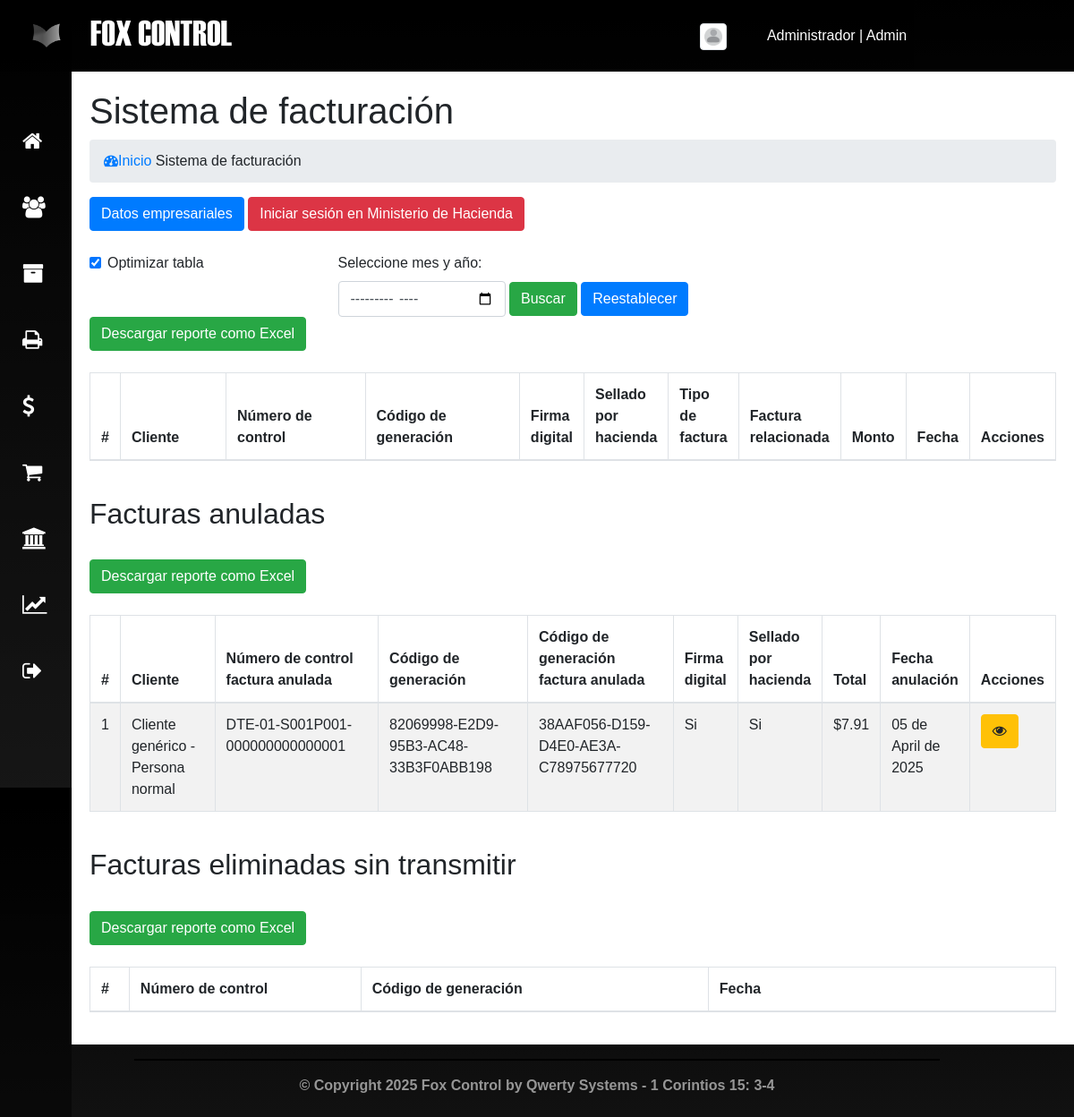
The page /FOX-CONTROL/contabilidad (signed in) on the database its author committed.
### tables this page shows
CREATE TABLE `anuladas` (
  `id` int(11) NOT NULL,
  `codigoGeneracion` text NOT NULL,
  `fecEmi` date NOT NULL,
  `horEmi` time NOT NULL,
  `facturaRelacionada` text NOT NULL,
  `motivoAnulacion` text NOT NULL,
  `firmaDigital` text NOT NULL,
  `sello` text NOT NULL
);

CREATE TABLE `clientes` (
  `id` int(11) NOT NULL,
  `nombre` text NOT NULL,
  `NIT` text NOT NULL,
  `DUI` text NOT NULL,
  `NRC` text NOT NULL,
  `direccion` text NOT NULL,
  `departamento` text NOT NULL,
  `municipio` text NOT NULL,
  `correo` text NOT NULL,
  `telefono` text NOT NULL,
  `tipo_cliente` text NOT NULL,
  `codActividad` text NOT NULL,
  `descActividad` text NOT NULL,
  `codPais` text NOT NULL,
  `nombrePais` text NOT NULL,
  `tipoPersona` int(11) NOT NULL
);

CREATE TABLE `facturas_locales` (
  `id` int(11) NOT NULL,
  `id_cliente` text NOT NULL,
  `productos` text NOT NULL,
  `firmaDigital` text NOT NULL,
  `total` double NOT NULL,
  `totalSinIva` double NOT NULL,
  `abonado` double NOT NULL,
  `tipoDte` text NOT NULL,
  `horEmi` time NOT NULL,
  `fecEmi` date NOT NULL,
  `condicionOperacion` int(11) NOT NULL,
  `recintoFiscal` text NOT NULL,
  `regimen` text NOT NULL,
  `modoTransporte` int(11) NOT NULL,
  `seguro` double NOT NULL,
  `flete` double NOT NULL,
  `idMotorista` int(11) NOT NULL,
  `idFacturaRelacionada` text NOT NULL,
  `numeroControl` text NOT NULL,
  `codigoGeneracion` text NOT NULL,
  `sello` text NOT NULL,
  `notaRemision` text NOT NULL,
  `estado` text NOT NULL,
  `modo` text NOT NULL,
  `tipo_contingencia` int(11) NOT NULL,
  `motivo_contingencia` text NOT NULL,
  `evento_contingencia` text NOT NULL,
  `id_vendedor` int(11) NOT NULL,
  `id_usuario` int(11) NOT NULL,
  `json_guardado` text NOT NULL,
  `orden_compra` text NOT NULL,
  `incoterm` text NOT NULL,
  `origen` text NOT NULL,
  `gran_contribuyente` text NOT NULL,
  `venta_cif` text NOT NULL,
  `venta_fob` text NOT NULL,
  `arancel` text NOT NULL,
  `periodo` text NOT NULL
);

### FOX-CONTROL/controladores/plantilla.controlador.php (called while the page is built)
<?php
class ControladorPlantilla{
	static public function ctrPlantilla(){
		include "vistas/plantilla.php";
	}
}

### FOX-CONTROL/index.php (called while the page is built, shortened)
<?php
require_once "controladores/plantilla.controlador.php";
require_once "controladores/usuarios.controlador.php";
require_once "controladores/clientes.controlador.php";
require_once "controladores/facturas.controlador.php";
require_once "controladores/ordenes.controlador.php";
require_once "modelos/clientes.modelo.php";
require_once "modelos/facturas.modelo.php";
$plantilla = new ControladorPlantilla();
$plantilla -> ctrPlantilla();

### FOX-CONTROL/controladores/facturas.controlador.php (called while the page is built, shortened)
<?php
class ControladorFacturas{
	static public function ctrMostrarFacturas($item, $valor, $orden, $optimizacion){
		$tabla = "facturas_locales";
		if($optimizacion == "si"){
			$respuesta = ModeloFacturas::MdlMostrarFacturasOptimizadas($tabla, $item, $valor, $orden);
		} else {
			$respuesta = ModeloFacturas::MdlMostrarFacturas($tabla, $item, $valor, $orden);
		}
		return $respuesta;
	}
	static public function ctrMostrarAnulaciones($item, $valor, $orden, $optimizacion){
		$tabla = "anuladas";
		if($optimizacion == "si"){
			$respuesta = ModeloFacturas::mdlMostrarFacturasOptimizadas($tabla, $item, $valor, $orden);
		} else {
			$respuesta = ModeloFacturas::MdlMostrarFacturas($tabla, $item, $valor, $orden);
		}
		return $respuesta;
	}
}

### FOX-CONTROL/modelos/conexion.php (called while the page is built, shortened)
<?php
class Conexion{
	static public function conectar(){
		$link = new PDO("mysql:host=localhost;dbname=fox_control",
			            "root",
			            "");
		$link->exec("set names utf8");
		return $link;
	}
}

### FOX-CONTROL/modelos/facturas.modelo.php (called while the page is built, shortened)
<?php
require_once "conexion.php";
class ModeloFacturas{
	static public function mdlMostrarFacturasOptimizadas($tabla, $item, $valor, $orden){
		if($item != null){
			$stmt = Conexion::conectar()->prepare("SELECT * FROM $tabla WHERE $item = :$item ORDER BY id DESC LIMIT 10");
			$stmt -> bindParam(":".$item, $valor, PDO::PARAM_STR);
			$stmt -> execute();
			return $stmt -> fetch();
		}else{
			$stmt = Conexion::conectar()->prepare("SELECT * FROM $tabla ORDER BY id DESC LIMIT 10");
			$stmt -> execute();
			return $stmt -> fetchAll();
		}
	}
}

### FOX-CONTROL/controladores/clientes.controlador.php (called while the page is built, shortened)
<?php
class ControladorClientes{
	static public function ctrMostrarClientes($item, $valor, $orden){
		$tabla = "clientes";
		$respuesta = ModeloClientes::MdlMostrarClientes($tabla, $item, $valor, $orden);
		return $respuesta;
	}
}

### FOX-CONTROL/modelos/clientes.modelo.php (called while the page is built, shortened)
<?php
require_once "conexion.php";
class ModeloClientes{
	static public function mdlMostrarClientes($tabla, $item, $valor, $orden){
		if($item != null){
			$stmt = Conexion::conectar()->prepare("SELECT * FROM $tabla WHERE $item = :$item ORDER BY id DESC");
			$stmt -> bindParam(":".$item, $valor, PDO::PARAM_STR);
			$stmt -> execute();
			return $stmt -> fetch();
		}else{
			$stmt = Conexion::conectar()->prepare("SELECT * FROM $tabla ORDER BY $orden DESC");
			$stmt -> execute();
			return $stmt -> fetchAll();
		}
	}
}

### FOX-CONTROL/vistas/modulos/contabilidad.php (the view, shortened to what this page needs)
<div class="main-content content-wrapper">
  <section class="content-header">
    <h1>
      Sistema de facturación
    </h1>
    <ol class="breadcrumb">
      <li><a href="inicio"><i class="fa fa-dashboard"></i>Inicio </a></li>
      <li class="active">&nbsp;Sistema de facturación</li>
    </ol>
  </section>
  <section class="content">
    <div class="box">
      <div class="box-header with-border">
      <button class="btn btn-primary btnEditarEmpresarial" data-toggle="modal" data-target="#modalDatosEmpresariales">
          Datos empresariales
        </button>
        <?php
            if($_SESSION["tokenInicioSesionMh"] == ""){
                echo '<button class="btn btn-danger btnIniciarSesionMh">
                          Iniciar sesión en Ministerio de Hacienda
                    </button>';
            } else {
              echo '<button class="btn btn-success">
                    Inicio de sesión MH correcto
                  </button>';
            }
        ?>
<br><br>
      </div>
      <div class="row">
          <div class="col-xl-3 col-xs-12">
              <?php
                  if(!isset($_GET["optimizar"]) && !isset($_GET["fechaOptimizada"])){
                    $optimizacion = "si";
                    echo "<div class='form-check form-switch'>
                      <input class='form-check-input' type='checkbox' role='switch' id='flexSwitchCheckChecked' onclick=\"location.href='index.php?ruta=contabilidad&optimizar=no'\" checked>
                      <label class='form-check-label' for='flexSwitchCheckChecked'>Optimizar tabla</label>
                    </div>";
                  } else {
                    $optimizacion = "no";
                    echo "<div class='form-check form-switch'>
                      <input class='form-check-input' type='checkbox' role='switch' id='flexSwitchCheckChecked' onclick=\"location.href='contabilidad'\">
                      <label class='form-check-label' for='flexSwitchCheckChecked'>Optimizar tabla</label>
                    </div>";
                  }
              ?>
          </div>
          <div class="col-xl-3 col-xs-12">
              <form method="GET" action="index.php">
                <label for="mes_anio">Seleccione mes y año:</label>
                <div class="d-flex align-items-center gap-2">
                  <input class="form-control" type="month" id="fechaOptimizada" name="fechaOptimizada" required>&nbsp;
                  <button class="btn btn-success" type="submit">Buscar</button>&nbsp;
                  <button class="btn btn-primary" onclick="location.href='contabilidad'" type="submit">Reestablecer</button>
                </div>
              </form>
          </div>
      </div>
      <div class="box-body">
      <button class="btn btn-success" onclick="notasExcel()">Descargar reporte como Excel</button><br><br>
       <table class="table table-bordered table-striped dt-responsive tablas" id="notasExcel" width="100%">
        <thead>
         <tr>
           <th style="width:10px">#</th>
           <th style="width:200px">Cliente</th>
           <th style="width:300px">Número de control</th>
           <th style="width:300px">Código de generación</th>
           <th style="width:20px !important">Firma digital</th>
           <th style="width:50px !important">Sellado por hacienda</th>
           <th>Tipo de factura</th>
           <th>Factura relacionada</th>
           <th>Monto</th>
           <th>Fecha</th>
           <th>Acciones</th>
         </tr>
        </thead>
        <?php
        $item = null;
        $valor = null;
        $orden = "fecEmi";
        if(isset($_GET["fechaOptimizada"])){
          $facturas = ControladorFacturas::ctrMostrarFacturasFechaOptimizada($_GET["fechaOptimizada"]);
        } else {
          $facturas = ControladorFacturas::ctrMostrarFacturas($item, $valor, $orden, $optimizacion);
        }
        ?>
       </table>
        <br><h2>Facturas anuladas</h2><br>
        <button class="btn btn-success" onclick="anuladasExcel()">Descargar reporte como Excel</button><br><br>
        <table class="table table-bordered table-striped dt-responsive tablas" id="anuladasExcel" width="100%">
          <thead>
            <tr>
              <th style="width:10px">#</th>
              <th style="width:200px">Cliente</th>
              <th style="width:300px">Número de control factura anulada</th>
              <th style="width:300px">Código de generación</th>
              <th style="width:300px">Código de generación factura anulada</th>
              <th style="width:20px !important">Firma digital</th>
              <th style="width:50px !important">Sellado por hacienda</th>
              <th>Total</th>
              <th>Fecha anulación</th>
              <th>Acciones</th>
            </tr>
          </thead>
          <tbody>
          <?php
          $item = null;
          $valor = null;
          $orden = "fecEmi";
          if(isset($_GET["fechaOptimizada"])){
            $facturas = ControladorFacturas::ctrMostrarAnulacionesFechaOptimizada($_GET["fechaOptimizada"]);
          } else {
            $facturas = ControladorFacturas::ctrMostrarAnulaciones($item, $valor, $orden, $optimizacion);
          }
          foreach ($facturas as $key => $value){
            $item = "id";
            $valor = $value["facturaRelacionada"];
            $orden = "fecEmi";
            $factura1 = ControladorFacturas::ctrMostrarFacturas($item, $valor, $orden, $optimizacion);
            $item = "id";
            $valor = $factura1["id_cliente"];
            $orden = "id";
            $cliente = ControladorClientes::ctrMostrarClientes($item, $valor, $orden);
            $fechaOriginal = new DateTime($value["fecEmi"]);
            $fechaFormateada = $fechaOriginal->format('d \d\e F \d\e Y');
            $firmaDigi = "";
            $sello = "";
            if($factura1["firmaDigital"] ===  ""){
              $firmaDigi = "No";
            } else {
              $firmaDigi = "Si";
            }
            if($factura1["sello"] ===  ""){
              $sello = "No";
            } else {
              $sello = "Si";
            }
                  $tipo = "";
                  if($cliente["tipo_cliente"] == "00"){
                    $tipo = "Persona normal";
                  }
                  $totalF = "";
                  if($cliente["tipo_cliente"] ==  "00" && $factura1["tipoDte"] == "01"){
                    $totalF = $factura1["total"];
                  }
            echo ' <tr>
                    <td>'.($key+1).'</td>
                    <td>'.$cliente["nombre"].' - '.$tipo.'</td>
                    <td>'.$factura1["numeroControl"].'</td>
                    <td>'.$value["codigoGeneracion"].'</td>
                    <td>'.$factura1["codigoGeneracion"].'</td>
                    <td>'.$firmaDigi.'</td>
                    <td>'.$sello.'</td>
                    <td>$'.$totalF.'</td>
                    <td>'.$fechaFormateada.'</td>
                    <td>
                      <div class="btn-group">
                        <button class="btn btn-warning btnVerFactura" idFactura="'.$factura1["id"].'"><i class="fa fa-eye"></i></button>';
                echo '</div>
                    </td>
                  </tr>';
          }
          ?>
          </tbody>
        </table>
        <br><h2>Facturas eliminadas sin transmitir</h2><br>
        <button class="btn btn-success" onclick="eliminadasExcel()">Descargar reporte como Excel</button><br><br>
       <table class="table table-bordered table-striped dt-responsive tablas" id="eliminadasExcel" width="100%">
            <thead>
            <tr>
              <th style="width:10px">#</th>
              <th style="width:200px">Número de control</th>
              <th style="width:300px">Código de generación</th>
              <th style="width:300px">Fecha</th>
            </tr>
            </thead>
       </table>
      </div>
    </div>
  </section>
</div>
  </div>

### rows shown on the page
anuladas: clientes.nombre "Cliente genérico", clientes.tipo_cliente "Persona normal", facturas_locales.numeroControl "DTE-01-S001P001-000000000000001", codigoGeneracion "82069998-E2D9-95B3-AC48-33B3F0ABB198", facturas_locales.codigoGeneracion "38AAF056-D159-D4E0-AE3A-C78975677720", facturas_locales.firmaDigital "Si", facturas_locales.sello "Si", facturas_locales.total "7.91", fecEmi "05 de April de 2025"

### other values the page prints
$_SESSION["nombre"] "Administrador"
$_SESSION["rol"] "Admin"
